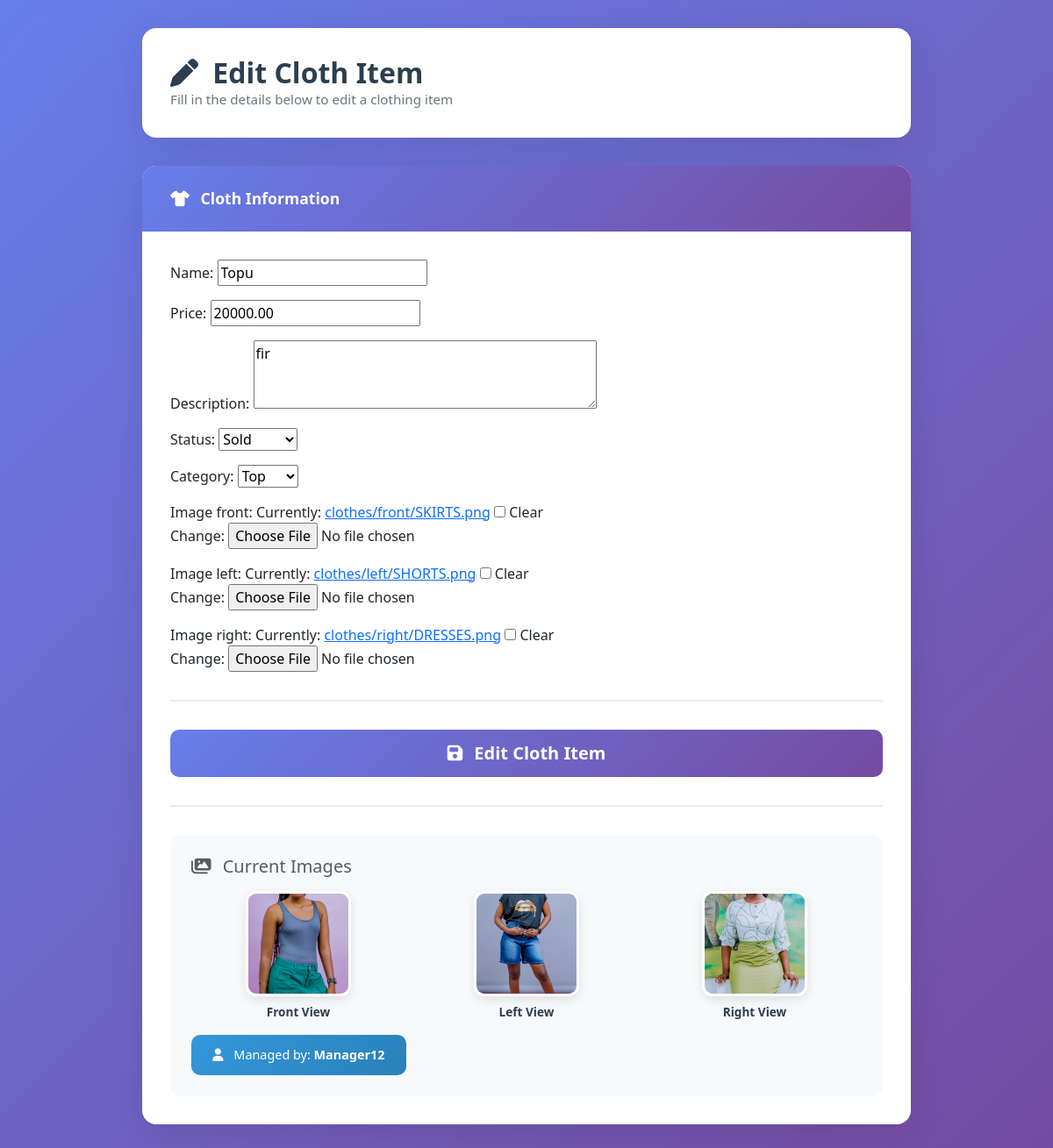
Page /manager/clothes/2/edit/ (signed in) on the committed database.
### store/models.py (models this page shows, shortened)
class Cloth(models.Model):
    STATUS_CHOICES = [
        ('available', 'Available'),
        ('sold', 'Sold'),
    ]
    name = models.CharField(max_length=200)
    price = models.DecimalField(max_digits=10, decimal_places=2)
    description = models.TextField(blank=True)
    status = models.CharField(max_length=20, choices=STATUS_CHOICES, default='available')
    category = models.ForeignKey(Category, on_delete=models.CASCADE, related_name='clothes')
    manager = models.ForeignKey(User, on_delete=models.CASCADE, limit_choices_to={'is_staff': True})
    image_front = models.ImageField(upload_to='clothes/front/', blank=True, null=True)
    image_left = models.ImageField(upload_to='clothes/left/', blank=True, null=True)
    image_right = models.ImageField(upload_to='clothes/right/', blank=True, null=True)
    likes = models.PositiveIntegerField(default=0)
    created_at = models.DateTimeField(auto_now_add=True)
    updated_at = models.DateTimeField(auto_now=True)

class Category(models.Model):
    name = models.CharField(max_length=100)
    slug = models.SlugField(max_length=100, blank=True, null=True)
    description = models.TextField(blank=True)
    created_at = models.DateTimeField(auto_now_add=True)
    def __str__(self):
        return self.name
    class Meta:
        verbose_name_plural = "Categories"

### store/views.py (the view)
# urls.py: path('manager/clothes/<int:cloth_id>/edit/', views.edit_cloth, name='edit_cloth'),
@login_required(login_url='manager_login')
def edit_cloth(request, cloth_id):
    cloth = get_object_or_404(Cloth, id=cloth_id)
    if not request.user.is_staff or cloth.manager != request.user:
        messages.error(request, "Not authorized to edit this item")
        return redirect('cloth_detail', cloth_id=cloth.id)
    if request.method == 'POST':
        form = ClothForm(request.POST, request.FILES, instance=cloth)
        if form.is_valid():
            form.save()
            messages.success(request, 'Cloth updated')
            return redirect('cloth_detail', cloth_id=cloth.id)
    else:
        form = ClothForm(instance=cloth)
    return render(request, 'store/cloth_form.html', {'form': form, 'action': 'Edit', 'cloth': cloth})

### store/forms.py
class ClothForm(forms.ModelForm):
    class Meta:
        model = Cloth
        fields = [
            'name',
            'price',
            'description',
            'status',
            'category',
            'image_front',
            'image_left',
            'image_right',
        ]
        widgets = {
            'description': forms.Textarea(attrs={'rows': 3}),
        }

### store/templates/store/cloth_form.html (shortened to what this page needs)
<!DOCTYPE html>
<html>
  <head>
    <link
      href="https://cdn.jsdelivr.net/npm/bootstrap@5.3.3/dist/css/bootstrap.min.css"
      rel="stylesheet"
    />
    <link
      rel="stylesheet"
      href="https://cdnjs.cloudflare.com/ajax/libs/font-awesome/6.5.1/css/all.min.css"
    />
  </head>
  <body>
    <div class="container form-container">
      <div class="page-header">
        <div class="d-flex justify-content-between align-items-center flex-wrap gap-3">
          <div>
            <h2>
              <i class="fa-solid fa-{% if action == 'Add' %}plus{% else %}pen{% endif %} me-2"></i>
              {{ action }} Cloth Item
            </h2>
            <p class="subtitle mb-0">Fill in the details below to {{ action|lower }} a clothing item</p>
          </div>
          <div>
            <a href="{% url 'cloth_list' %}" class="btn btn-outline-secondary">
              <i class="fa-solid fa-arrow-left me-2"></i>Back to Dashboard
            </a>
          </div>
        </div>
      </div>
      <div class="form-card">
        <div class="form-card-header">
          <i class="fa-solid fa-shirt me-2"></i>
          Cloth Information
        </div>
        <div class="form-card-body">
          <form method="post" enctype="multipart/form-data">
            {{ form.as_p }}
            <div class="section-divider"></div>
            <button class="btn btn-primary btn-lg w-100" type="submit">
              <i class="fa-solid fa-{% if action == 'Add' %}plus{% else %}floppy-disk{% endif %} me-2"></i>
              {{ action }} Cloth Item
            </button>
          </form>
          {% if action == 'Edit' and cloth %}
          <div class="section-divider"></div>
          <div class="image-preview-section">
            <h5 class="text-muted mb-3">
              <i class="fa-solid fa-images me-2"></i>
              Current Images
            </h5>
            <div class="row g-3">
              {% if cloth.image_front %}
              <div class="col-md-4">
                <div class="image-preview-item">
                  <img
                    src="{{ cloth.image_front.url }}"
                    alt="Front View"
                    class="thumb-preview"
                  />
                  <div class="image-label">Front View</div>
                </div>
              </div>
              {% endif %}
              {% if cloth.image_left %}
              <div class="col-md-4">
                <div class="image-preview-item">
                  <img
                    src="{{ cloth.image_left.url }}"
                    alt="Left View"
                    class="thumb-preview"
                  />
                  <div class="image-label">Left View</div>
                </div>
              </div>
              {% endif %}
              {% if cloth.image_right %}
              <div class="col-md-4">
                <div class="image-preview-item">
                  <img
                    src="{{ cloth.image_right.url }}"
                    alt="Right View"
                    class="thumb-preview"
                  />
                  <div class="image-label">Right View</div>
                </div>
              </div>
              {% endif %}
            </div>
            <div class="info-badge mt-3">
              <i class="fa-solid fa-user me-2"></i>
              Managed by: <strong>{{ cloth.manager.username }}</strong>
            </div>
          </div>
          {% endif %}
        </div>
      </div>
    </div>
  </body>
</html>

### store/templates/store/cloth_form.html (style rules this page uses)
:root { --primary: #667eea; --secondary: #764ba2; --success: #2ecc71; --dark: #2c3e50; }
body { background: linear-gradient(135deg, #667eea 0%, #764ba2 100%); min-height: 100vh; font-family: 'Segoe UI', Tahoma, Geneva, Verdana, sans-serif; padding: 2rem 0; }
.form-container { max-width: 900px; margin: 0 auto; }
.page-header { background: white; border-radius: 16px; padding: 2rem; margin-bottom: 2rem; box-shadow: 0 10px 40px rgba(0, 0, 0, 0.1); }
.page-header h2 { color: var(--dark); font-weight: 700; margin: 0; }
.page-header .subtitle { color: #6c757d; font-size: 0.95rem; }
.form-card { background: white; border-radius: 16px; overflow: hidden; box-shadow: 0 10px 40px rgba(0, 0, 0, 0.1); }
.form-card-header { background: linear-gradient(135deg, #667eea, #764ba2); color: white; padding: 1.5rem 2rem; font-weight: 600; font-size: 1.1rem; }
.form-card-body { padding: 2rem; }
.btn-primary { background: linear-gradient(135deg, var(--primary), var(--secondary)); border: none; padding: 0.75rem 2rem; border-radius: 10px; font-weight: 600; transition: all 0.3s ease; }
.btn-outline-secondary { border: 2px solid white; color: white; padding: 0.6rem 1.5rem; border-radius: 10px; font-weight: 600; transition: all 0.3s ease; }
.image-preview-section { background: #f8f9fa; border-radius: 12px; padding: 1.5rem; margin-top: 2rem; }
.thumb-preview { width: 120px; height: 120px; object-fit: cover; border-radius: 12px; border: 3px solid white; box-shadow: 0 4px 12px rgba(0, 0, 0, 0.1); transition: all 0.3s ease; }
.image-preview-item { text-align: center; }
.image-label { font-weight: 600; color: var(--dark); margin-top: 0.5rem; font-size: 0.85rem; }
.info-badge { background: linear-gradient(135deg, #3498db, #2980b9); color: white; padding: 0.75rem 1.5rem; border-radius: 10px; font-size: 0.9rem; display: inline-block; margin-top: 1rem; }
.section-divider { border-top: 2px solid #e9ecef; margin: 2rem 0; }

### rows in the picture
Cloth: name "Topu", price "20000.00", description "fir", status "Sold", category "Top", image_front (picture), image_left (picture), image_right (picture), manager.username "Manager12"

### other values in the picture
{{ action }} "Edit"
{{ action|lower }} "edit"
